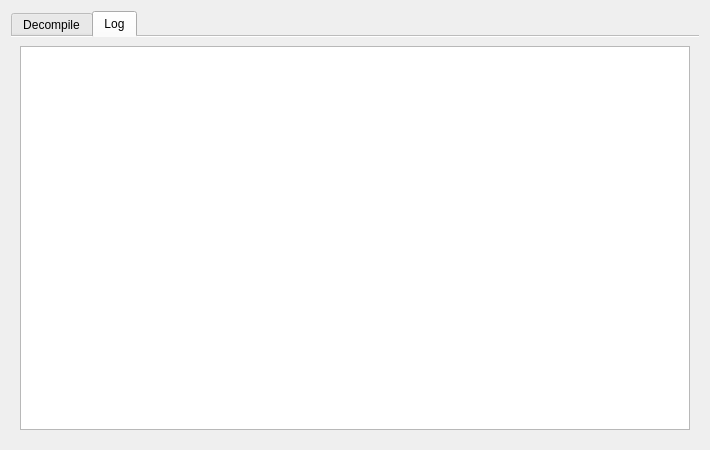
<?xml version="1.0" encoding="UTF-8"?>
<ui version="4.0">
 <class>dlgDecompile</class>
 <widget class="QDialog" name="dlgDecompile">
  <property name="geometry">
   <rect>
    <x>0</x>
    <y>0</y>
    <width>710</width>
    <height>450</height>
   </rect>
  </property>
  <property name="windowTitle">
   <string>Dialog</string>
  </property>
  <layout class="QGridLayout" name="gridLayout_2">
   <item row="0" column="0">
    <widget class="QTabWidget" name="tabWidget">
     <property name="currentIndex">
      <number>1</number>
     </property>
     <property name="documentMode">
      <bool>true</bool>
     </property>
     <widget class="QWidget" name="tab">
      <attribute name="title">
       <string>Decompile</string>
      </attribute>
      <layout class="QGridLayout" name="gridLayout">
       <item row="0" column="0">
        <widget class="QPushButton" name="btnAddDSDT">
         <property name="text">
          <string>Choose DSDT or SSDT</string>
         </property>
        </widget>
       </item>
       <item row="1" column="0" colspan="4">
        <widget class="QLineEdit" name="editDSDT">
         <property name="placeholderText">
          <string>DSDT or SSDT</string>
         </property>
        </widget>
       </item>
       <item row="2" column="0" colspan="4">
        <widget class="QListWidget" name="listSSDT"/>
       </item>
       <item row="3" column="0">
        <widget class="QPushButton" name="btnAddSSDT">
         <property name="text">
          <string>Add SSDT or DSDT</string>
         </property>
        </widget>
       </item>
       <item row="3" column="1">
        <widget class="QPushButton" name="btnRemoveSSDT">
         <property name="text">
          <string>Remove</string>
         </property>
        </widget>
       </item>
       <item row="3" column="2">
        <widget class="QPushButton" name="btnClearList">
         <property name="text">
          <string>Clear list</string>
         </property>
        </widget>
       </item>
       <item row="3" column="3">
        <widget class="QPushButton" name="btnDecompile">
         <property name="text">
          <string>Decompile</string>
         </property>
        </widget>
       </item>
      </layout>
     </widget>
     <widget class="QWidget" name="tab_2">
      <attribute name="title">
       <string>Log</string>
      </attribute>
      <layout class="QGridLayout" name="gridLayout_3">
       <item row="0" column="0">
        <widget class="QTextEdit" name="textLog"/>
       </item>
      </layout>
     </widget>
    </widget>
   </item>
  </layout>
 </widget>
 <resources/>
 <connections/>
</ui>
